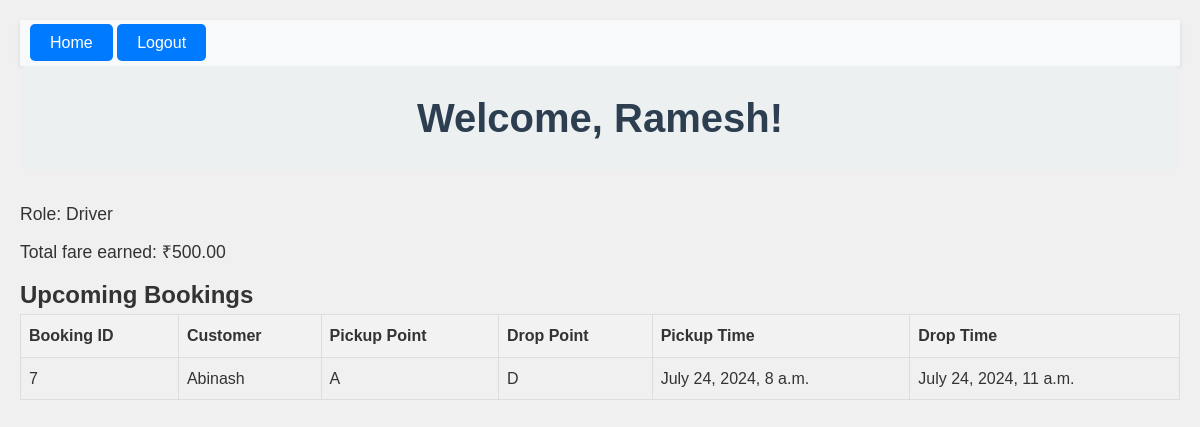
The page /driver-dashboard/ (signed in) on the database as committed earlier.
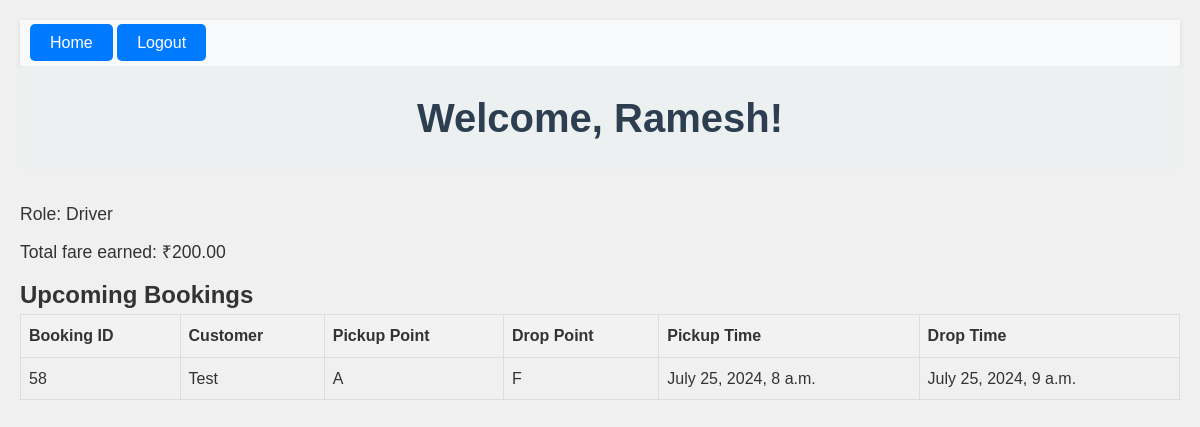
The same page on the database as committed later.
### bookings/models.py (models this page shows)
class Booking(models.Model):
    booking_id = models.AutoField(primary_key=True)
    taxi = models.ForeignKey(Taxi, on_delete=models.CASCADE)
    customer = models.ForeignKey(Customer, on_delete=models.CASCADE)
    pickup_point = models.CharField(max_length=1, choices=[('A', 'A'), ('B', 'B'), ('C', 'C'), ('D', 'D'), ('E', 'E'), ('F', 'F')])
    drop_point = models.CharField(max_length=1, choices=[('A', 'A'), ('B', 'B'), ('C', 'C'), ('D', 'D'), ('E', 'E'), ('F', 'F')])
    pickup_time = models.DateTimeField()
    drop_time = models.DateTimeField(default=None, null=True, blank=True)
    booking_time = models.TimeField(auto_now_add=True)
    booking_date = models.DateField(auto_now_add=True)
    fare_amount = models.DecimalField(max_digits=10, decimal_places=2,default=0)

class Customer(models.Model):
    user = models.OneToOneField(User, null=True, blank=True, on_delete=models.SET_NULL)
    customer_id = models.AutoField(primary_key=True)
    customer_name = models.CharField(max_length=255)

### bookings/decorators.py (the view)
    def wrap(request, *args, **kwargs):
        if request.user.groups.filter(name='Driver').exists():
            return function(request, *args, **kwargs)
        else:
            messages.error(request, "You do not have permission to view this page.")
            return redirect(reverse('index'))

### bookings/views.py (called while the page is built)
@login_required
@driver_required
def driver_dashboard(request):
    driver_taxi = request.user.assigned_taxi
    if driver_taxi:
        bookings = Booking.objects.filter(taxi=driver_taxi).order_by('-booking_date', '-booking_time')
        total_spent = sum(booking.fare_amount for booking in bookings)
    else:
        bookings = Booking.objects.none()
        total_spent = 0
    context = {
        'bookings': bookings,
        'taxi': driver_taxi,
        'user_role': 'Driver',
        'total_spent': total_spent
    }
    return render(request, 'driver_dashboard.html', context)

### bookings/templates/driver_dashboard.html (shortened to what this page needs)
{% extends 'base.html' %}
{% block content %}
<body>
    <header>
        <h1>Welcome, {{ user.username }}!</h1>
        <p>Role: {{ user_role }}</p>
        <p class="total-fare">Total fare earned: ₹{{ total_spent|floatformat:2 }}</p>
    <main>
        <h2>Upcoming Bookings</h2>
        <table>
            <thead>
                <tr>
                    <th>Booking ID</th>
                    <th>Customer</th>
                    <th>Pickup Point</th>
                    <th>Drop Point</th>
                    <th>Pickup Time</th>
                    <th>Drop Time</th>
                </tr>
            </thead>
            <tbody>
                {% for booking in bookings %}
                <tr>
                    <td>{{ booking.booking_id }}</td>
                    <td>{{ booking.customer.customer_name }}</td>
                    <td>{{ booking.pickup_point }}</td>
                    <td>{{ booking.drop_point }}</td>
                    <td>{{ booking.pickup_time }}</td>
                    <td>{{ booking.drop_time }}</td>
                </tr>
                {% endfor %}
            </tbody>
        </table>
    </main>
</body>
{% endblock %}

Rows that differ between the two databases and show on the page:
removed Booking: booking_id "7", customer.customer_name "Abinash", pickup_point "A", drop_point "D", pickup_time "July 24, 2024, 8 a.m.", drop_time "July 24, 2024, 11 a.m."
added Booking: booking_id "58", customer.customer_name "Test", pickup_point "A", drop_point "F", pickup_time "July 25, 2024, 8 a.m.", drop_time "July 25, 2024, 9 a.m."
Other text that changed with them:
{{ total_spent|floatformat:2 }}: "500.00" → "200.00"
